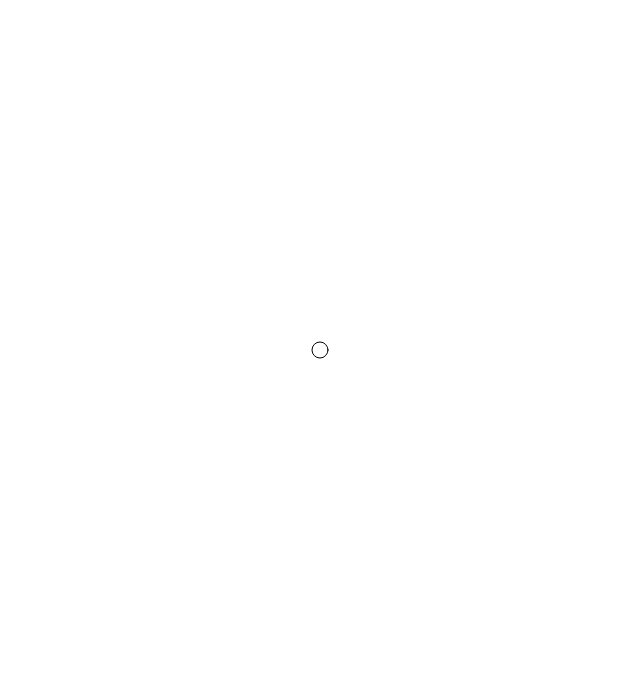
Frame 1 (no input)
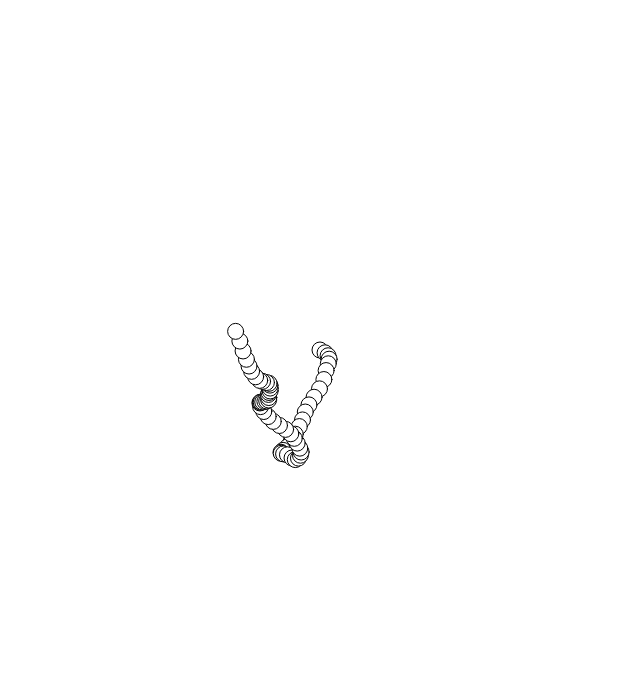
Frame 60 (no input)
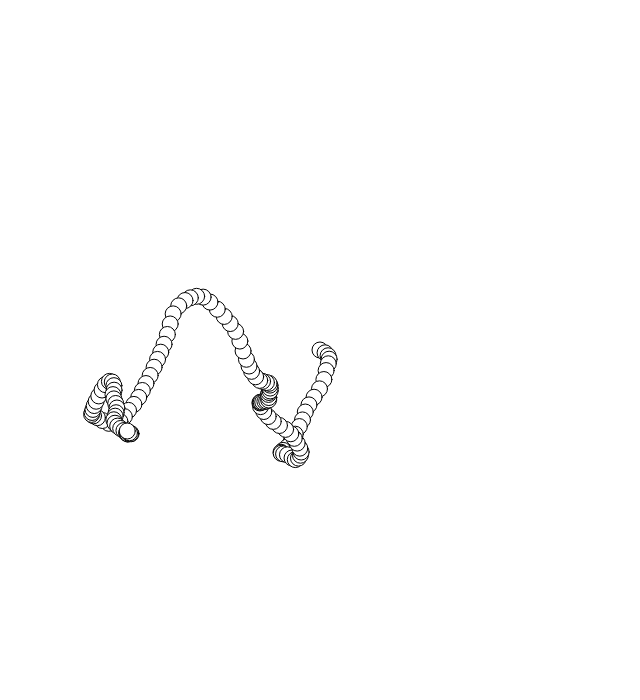
Frame 120 (the mouse pressed at the canvas centre since frame 60)

The p5.js sketch that drew these frames (run headless with seeded random() and noise() and a simulated clock; from frame 60 on, the mouse is pressed at the canvas centre):

// p5.js sketch
// ── sketch.js
/// <reference types="p5/global" />

class Walker {
    constructor() {
        this.pos = createVector(width / 2, height / 2);

        this.step = createVector(0, 0);
        this.minBound = createVector(0, 0);
        this.maxBound = createVector(width, height);

        this.time = createVector(0.0, 1000.0);
        this.timeChange = createVector(0.1, 0.1);
    }

    display() {
        stroke(0);
        ellipse(this.pos.x, this.pos.y, 16, 16);
    }

    action() {
        this.step.set(
            map(noise(this.time.x), 0, 1, -15, 15),
            map(noise(this.time.y), 0, 1, -15, 15)
        );

        this.pos.add(this.step);
        this.time.add(this.timeChange);
        this.pos.x = constrain(this.pos.x, 0, width);
        this.pos.y = constrain(this.pos.y, 0, height);
    }
}

let walker;

function setup() {
    createCanvas(640, 700);
    background(255);
    walker = new Walker;
}

function draw() {
    walker.display();
    walker.action();
}
